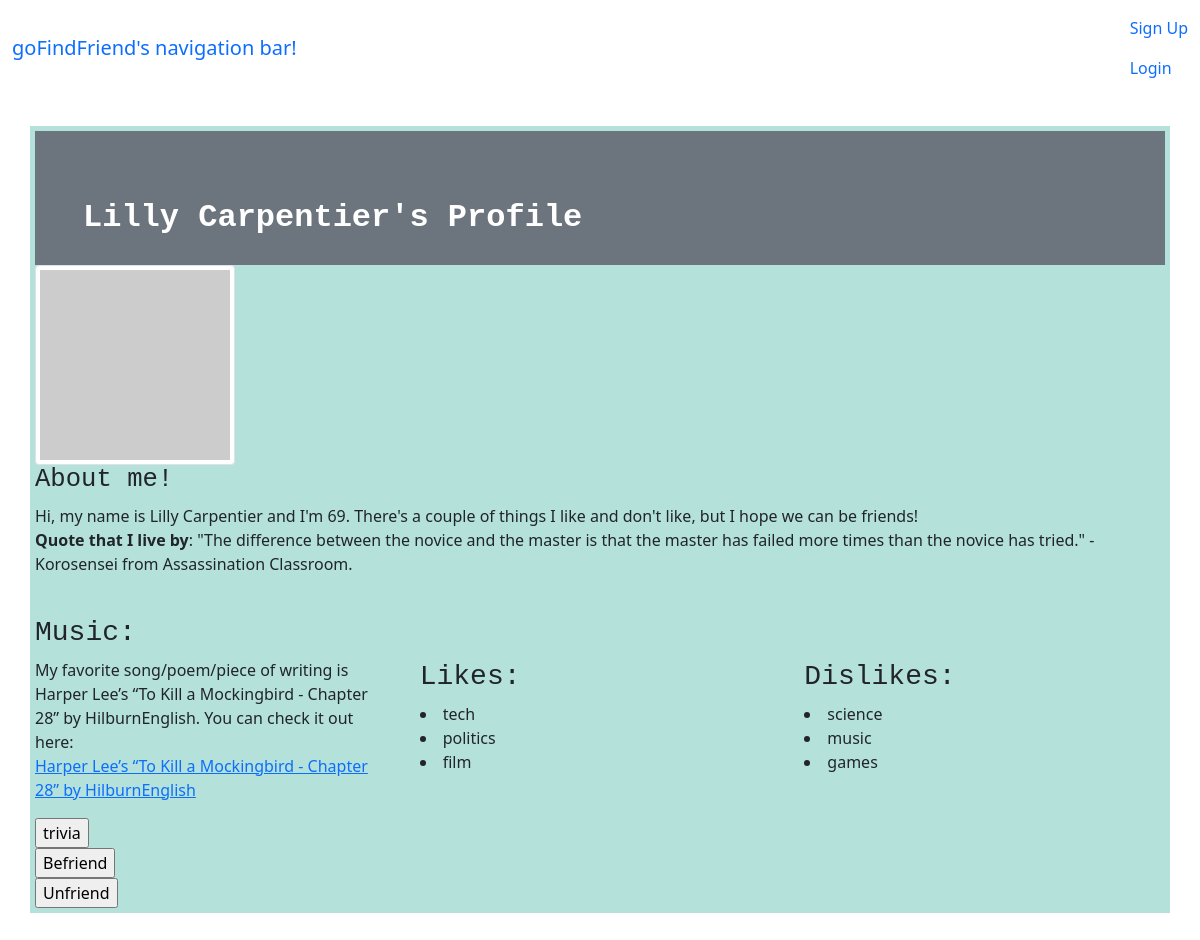
Page /friend/Lilly Carpentier on the committed database.
### tables this page shows
CREATE TABLE profiles (name TEXT, user TEXT, pfp TEXT, age TEXT, songURL TEXT, songName TEXT, quote TEXT, like1 TEXT, like2 TEXT, like3 TEXT, dislike1 TEXT, dislike2 TEXT, dislike3 TEXT, friendship TEXT);

### __init__.py (the view)
@app.route("/friend/<string:name>", methods = ['GET','POST'])
def saved_profile(name):
    char1 = {
        "name" : get_profile_value(name,"name"),
        "age" : get_profile_value(name,"age"),
        "pfp": get_profile_value(name, "pfp"),
        "quote": get_profile_value(name, "quote"),
        "song": {"name": get_profile_value(name,"songName"), "url": get_profile_value(name,"songURL")},
        "likes": [get_profile_value(name, "like1"), get_profile_value(name, "like2"), get_profile_value(name, "like3")],
        "dislikes": [get_profile_value(name, "dislike1"), get_profile_value(name, "dislike2"), get_profile_value(name, "dislike3")],
        "friendship": get_profile_value(name, "friendship"),
    }
    session["character"] = char1
    return render_template("profile.html", character=session["character"])

### data/data_functions_v2.py (called while the page is built)
def profile_exists(name):
    return profiles.value_exists(name)

def get_profile_value(name, field):
    if(not profile_exists(name)):
        raise KeyError("the given profile cannot be found")
    else:
        return profiles.get_value(name,field)

### data/table.py (called while the page is built)
    def get_value_list(self, search, field):
        self.c.execute(
            f"SELECT {field} FROM {self.table_name} WHERE {self.search_field} = ?", [search])
        return self.c.fetchone()

    def get_value(self, search, field):
        value_list = self.get_value_list(search, field)
        return value_list[0]

    def value_exists(self, search):
        value_list = self.get_value_list(search, "1")
        return bool(value_list)

### templates/profile.html (shortened to what this page needs)
<!DOCTYPE html>
<html lang="en">
    <head>
        <link href="https://cdn.jsdelivr.net/npm/bootstrap@5.1.3/dist/css/bootstrap.min.css" rel="stylesheet"
>
        <link href="/css/stylesheet" type="text/css" rel="customStyle">
    </head>
    <nav class="navbar navbar-default">
        <div class="container-fluid">
        <div class="navbar-header">
            <a class="navbar-brand" href="">goFindFriend's navigation bar!</a>
        </div>
        <ul class="nav navbar-nav navbar-right">
            <li class="nav-item"><a class="nav-link" href="/register"> Sign Up</a></li>
            <li class="nav-item"><a class="nav-link" href="/login"> Login</a></li>
        </ul>
        </div>
    </nav>
    <div class="body">
        <body>
            <div class="p-5 bg-secondary text-white">
                <h1>
                    {{character.name}}'s Profile
                </h1>
            </div>
            <img src = "{{character.pfp}}" alt="Fish" class = "img-thumbnail" style="width: 200px; height: 200px; object-fit: cover; object-position: 10%;">
            <div>
                <h2>About me!</h2>
                <p>
                    Hi, my name is {{character.name}} and I'm {{character.age}}. There's a couple of things I like and don't like, but I hope we can be friends! <br>
                    <b> Quote that I live by</b>: {{character.quote}}.
                </p>
                <br>
                <div class = "row align-items-center">
                    <div class="col">
                        <h3>
                            Music:
                        </h3>
                        <p>
                            My favorite song/poem/piece of writing is {{character.song.name}}. You can check it out here: <br>
                            <a href={{character.song.url}}>{{character.song.name}}</a>
                        </p>
                    </div>
                    <div class="col">
                        <h3>
                            Likes:
                        </h3>
                        <list>
                            {% for item in character.likes %}
                            <li>{{item}}</li>
                            {% endfor %}
                        </list>
                    </div>
                    <div class="col">
                        <h3>
                            Dislikes:
                        </h3>
                        <list>
                            {% for item in character.dislikes %}
                            <li>{{item}}</li>
                            {% endfor %}
                        </list>
                    </div>
                </div>
            </div>
            <div>
                <form action="/game">
                    <input type="submit" value="trivia" />
                </form>
            </div>
            <div>
                <form action="/save">
                    <input type="submit" value="Befriend" />
                </form>
            </div>
            <div>
                <form action="/unfriend">
                    <input type="submit" value="Unfriend" />
                </form>
            </div>
        </body>
    </div>
</html>

### templates/profile.html (style rules this page uses)
div.body { background-color: rgb(180, 226, 218); margin: 30px; margin-bottom: 30px; padding: 5px; }
h1 { font-family: courier; font-weight: bold; font-size: 200%; margin-top: 20px; margin-bottom: -20px; }
h2 { font-family: courier; font-size: 160%; }
h3 { font-family: courier; }

### rows in the picture
profiles: name "Lilly Carpentier", age "69", quote "\"The difference between the novice and the master is that the master has failed more times than the novice has tried.\" - Korosensei from Assassination Classroom", song.name "Harper Lee’s “To Kill a Mockingbird - Chapter 28” by HilburnEnglish", like1 "tech", like2 "politics", like3 "film", dislike1 "science", dislike2 "music", dislike3 "games"
